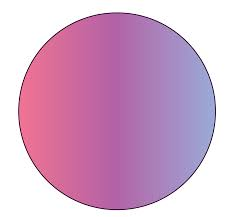
#> input picture 7thSemLab/DIP/images/circle.jpeg, 233 x 217 px; its folder holds only this picture in this run
$ jupyter execute image_operations.ipynb
#> lines starting #> are read from the running program, lines starting #| are printed output that depends on the picture
[cell 1]
from PIL import Image
import os
import shutil

Import [PIL][def] The Python Imaging Library adds image processing capabilities to your Python interpreter, os, shutil.

[def]: https://pillow.readthedocs.io/en/stable/

[cell 2]
def print_image(path, cpfolder):
#> called with path = 'images/circle.jpeg', cpfolder = 'images2'
    img = Image.open(path)
#> img is the input picture: PIL image 233x217 RGB; mean R, G, B 211.5, 170, 203.2
    img.show()
    print("\n\n", path)
    print("Image Size", img.size)
#| Image Size (233, 217)
    print("Image Mod", img.mode)
#| Image Mod RGB
    print("Image Format", img.format)
#| Image Format JPEG
    r_channel, g_channel, b_channel = img.split()
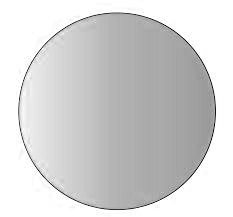
#> r_channel: PIL image 233x217 L; min 4, max 255, mean 211.5
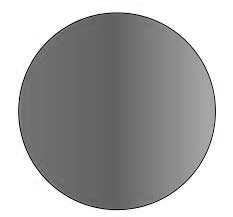
#> g_channel: PIL image 233x217 L; min 0, max 255, mean 170
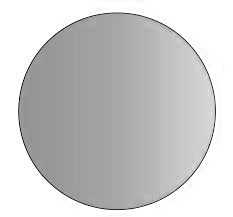
#> b_channel: PIL image 233x217 L; min 0, max 255, mean 203.2
    pixel_data = list(img.getdata())
#> pixel_data = 50561 items
    first_pixel_color = pixel_data[0]
#> first_pixel_color = (255, 255, 255)
    print("Color of first pixel", first_pixel_color)
#| Color of first pixel (255, 255, 255)
    print(f"{r_channel=},\n {g_channel=}, \n {b_channel=}")
#| r_channel=<PIL.Image.Image image mode=L size=233x217 at 0x7F9BBD65A550>,
#|  g_channel=<PIL.Image.Image image mode=L size=233x217 at 0x7F9BBD65A590>,
#|  b_channel=<PIL.Image.Image image mode=L size=233x217 at 0x7F9BBD65A5D0>
    os.makedirs(cpfolder, exist_ok=True) #Create folder if it does't exist
    shutil.copy(path, cpfolder) #Copy file to cpfolder
